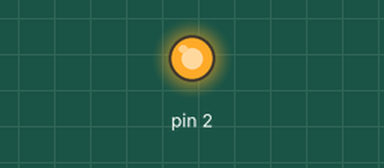
Bench run of a sketch on a simulated Arduino Uno, built for the host (arithmetic inside an expression is 32-bit, double 64-bit). Parts: output pins drawn as LEDs (lit = HIGH).

Above: at 0.1 s.
Timing chart, 0 to 1.6 s (numbered marks = the images above):
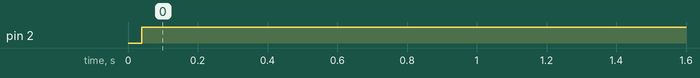

The sketch:

sketch_dec23b.ino
```cpp
#include <SPI.h>

const int SSPin = PORTG2;
const byte WREN = 0000000000000110;
const byte WRDI = 0000000000000100;
const byte READ = 0000000000000011;
const byte PP = 0000000000000010;
const byte SER = 0000000000100000;
const byte FDDR0 = 0;
const byte FDDR1 = 0;
const byte FDDR2 = 0;
const byte FDDR3 = 0;
const byte FDDR4 = 0;
const byte FDDR5 = 0;
const byte FDDR6 = 0;
const byte FDDR7 = 0;
const byte CDDR0 = 0;
const byte CDDR1 = 0;
const byte CDDR2 = 0;
const byte CDDR3 = 0;
const byte CDDR4 = 0;
const byte CDDR5 = 0;
const byte CDDR6 = 0;
const byte CDDR7 = 0;
const byte GDDR0 = 0;
void setup() {
  pinMode(SSPin, OUTPUT);
  SPI.begin();

  SPISettings mySet(100000, MSBFIRST, SPI_MODE0);

  // Выставление разрешения записи:
  SPI.beginTransaction(mySet);
  digitalWrite(SSPin, LOW);
  SPI.transfer(WREN);
  digitalWrite(SSPin, HIGH);
  SPI.endTransaction();

  // Очистка сектора:
  SPI.beginTransaction(mySet);
  digitalWrite(SSPin, LOW);
  SPI.transfer(SER);
  SPI.transfer(CDDR0);
  SPI.transfer(CDDR1);
  SPI.transfer(CDDR2);
  SPI.transfer(CDDR7);
  SPI.transfer(CDDR7);
  SPI.transfer(CDDR7);
  SPI.transfer(CDDR7);
  SPI.transfer(CDDR7);
  SPI.transfer(FDDR0);
  SPI.transfer(FDDR1);
  SPI.transfer(FDDR2);
  SPI.transfer(FDDR3);
  SPI.transfer(FDDR4);
  SPI.transfer(FDDR5);
  SPI.transfer(FDDR6);
  SPI.transfer(FDDR7);
  SPI.transfer(GDDR0);
  digitalWrite(SSPin, HIGH);
  SPI.endTransaction();

  // Выставление запрета записи:
  SPI.beginTransaction(mySet);
  digitalWrite(SSPin, LOW);
  SPI.transfer(WRDI);
  digitalWrite(SSPin, HIGH);
  SPI.endTransaction();
}

void loop() {
  // ничего не делаем в цикле
}
```

Measured:
- by itself, pin 2: LOW → HIGH at 0.04 s
